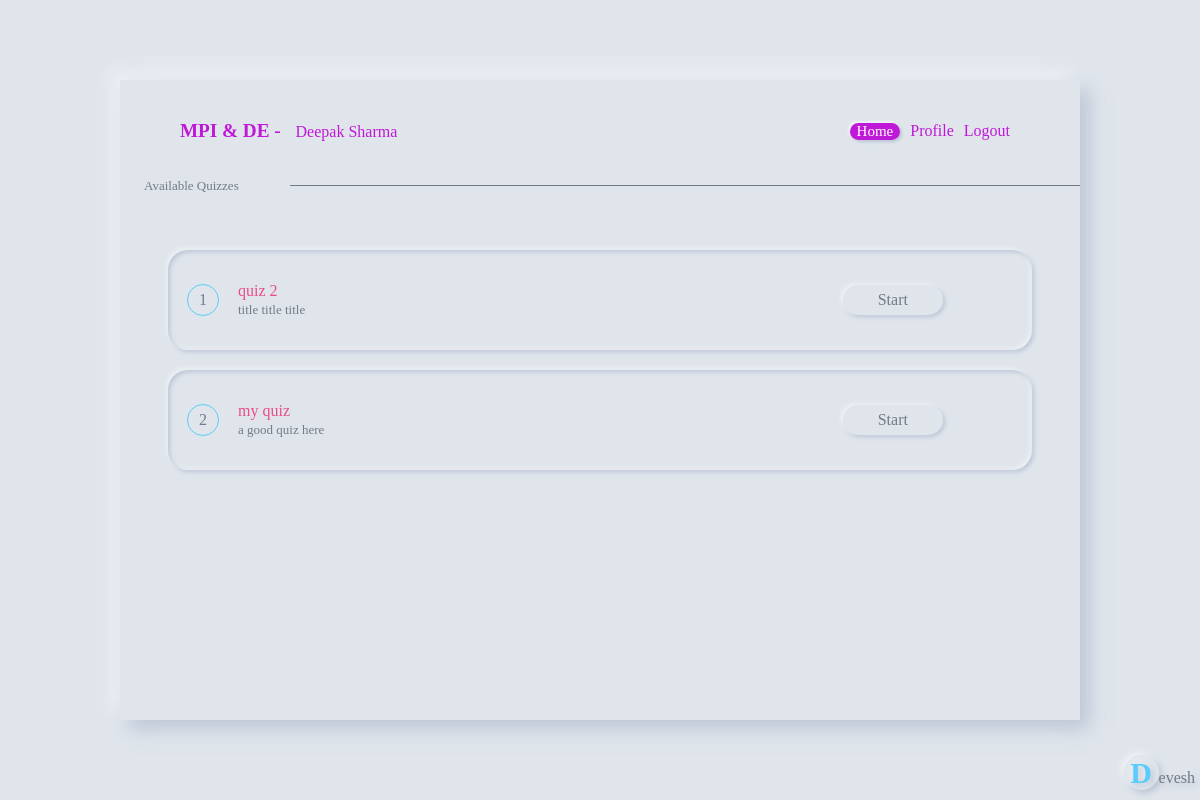
The page / (signed in) on the database its author committed.
### quizApp/models.py (models this page shows, shortened)
class Quiz(models.Model):
    SUB = (
        ('MPI', 'MPI'),
        ('DE', 'DE'),
    )
    name = models.CharField(max_length=50)
    title = models.CharField(max_length=100)
    questions = models.ManyToManyField(Question)
    created = models.DateTimeField(auto_now_add=True)
    is_active = models.BooleanField()
    subject = models.CharField(max_length=5, choices=SUB, default='MPI')
    class Meta:
        verbose_name_plural = 'Quizzes'

### quizApp/views.py (the view)
# urls.py: path('', views.index, name='index'),
@login_required(login_url='/accounts/')
def index(request):
    quizzes = list(Quiz.objects.filter(is_active=True).filter(subject=request.user.last_name).order_by('-created'))
    attempted = list(Attempted.objects.filter(user=request.user).values_list('quiz', flat=True))
    for quiz in Quiz.objects.filter(is_active=True).filter(subject=request.user.last_name).order_by('-created'):
        if quiz.id in attempted:
            quizzes.remove(quiz)
    context = {
        'quizzes': quizzes
    }
    return render(request, 'index.html', context)

### templates/index.html (shortened to what this page needs)
<!DOCTYPE html>
<html lang="en">
<head>
    <link href="https://unpkg.com/aos@2.3.1/dist/aos.css" rel="stylesheet">
</head>
<body>
<div class="container">
    <nav>
        <span>MPI & DE - <span>Deepak Sharma</span></span>
        <ul>
            <li class="active">Home</li>
            <a href="{% url 'profile' %}">
                <li>Profile</li>
            </a>
            <a href="{% url 'logout' %}">
                <li>Logout</li>
            </a>
        </ul>
    </nav>
    <div class="list" data-aos="slide-left">
        <div class="heading">
            <span class="text">Available Quizzes</span>
            <span class="hr"></span>
        </div>
    </div>
    {% for quiz in quizzes %}
        <div class="item" data-aos="zoom-in">
            <div class="serial">
                {{ forloop.counter0|add:1 }}
            </div>
            <div class="title">
                {{ quiz.name }}<br/>
                <span>{{ quiz.title }}</span>
            </div>
            <a href="{% url 'start' quiz.id %}">
                <div class="btn">
                    <span>Start</span>
                </div>
            </a>
        </div>
    {% empty %}
        <div class="empty">Sorry, No Quiz Available Right Now!</div>
    {% endfor %}
</div>
<div class="show-name">
    <span>D</span>evesh
</div>
</body>
</html>

### templates/index.html (style rules this page uses)
* { margin: 0; padding: 0; color: #727B87; }
body { background-color: #e0e5ec; }
.container { position: relative; display: flex; align-items: center; flex-direction: column; width: 80vw; height: 80vh; box-shadow: 9px 9px 18px rgba(163, 177, 198, 0.6), -9px -9px 18px rgba(255, 255, 255, 0.5); transform: translate(10vw, 10vh); overflow-y: scroll; }
nav { width: auto; min-width: 70vw; display: flex; justify-content: space-between; margin: 20px; margin-top: 40px; }
nav span { font-size: larger; font-weight: 900; color: #c018d8; }
ul { list-style: none; display: flex; align-items: center; }
ul li { cursor: pointer; padding-right: 10px; color: #c018d8; transition: all 1s; }
.active { background-color: #c018d8; border-radius: 50px; color: white; padding-right: 7px; padding-left: 7px; margin-right: 10px; font-size: 15px; box-shadow: -2px -2px 3px rgba(255, 255, 255, 0.5), 2px 2px 3px rgba(163, 177, 198, 0.6); }
.list { margin-top: 2vh; margin-bottom: 4vh; width: 100%; height: 5vh; }
.list .heading { display: flex; font-size: small; align-items: center; grid-template-columns: 25% 75%; }
.hr { border: none; border-top: 1px solid #727B87; height: 1px !important; width: calc(100% - 150px); }
.list .heading .text { width: 150px; padding-left: 2vw; text-align: left; }
.item { border-radius: 20px; width: 90%; display: flex; margin-bottom: 20px; padding-top: 10px; padding-bottom: 10px; height: 10vh; align-items: center; box-shadow: inset 2px 2px 4px rgba(163, 177, 198, 0.6), inset -2px -2px 4px rgba(255, 255, 255, 0.5), -2px -2px 4px rgba(255, 255, 255, 0.5), 2px 2px 4px rgba(163, 177, 198, 0.6); }
.serial { position: relative; width: 50px; height: 50px; margin-right: 10px; margin-left: 10px; display: flex; align-items: center; justify-content: center; }
.serial::after { content: ""; height: 30px; width: 30px; border: 1px solid #5accfc; border-radius: 50%; position: absolute; top: 50%; left: 50%; transform: translate(-50%, -50%); }
.title { width: 70%; color: #ea4c89; }
.title span { font-size: small; }
.btn { cursor: pointer; height: 30px; display: flex; align-items: center; justify-content: center; width: 100px; margin-right: 40px; border-radius: 50px; box-shadow: -2px -2px 4px rgba(255, 255, 255, 0.5), 2px 2px 4px rgba(163, 177, 198, 0.6); }
a { text-decoration: none; }
nav span > span { font-weight: normal; font-size: medium; color: #c018d8; padding-left: 10px; }
.show-name { position: absolute; right: 5px; bottom: 5px; margin-top: 10px; width: 80vw; display: flex; height: 40px; align-items: baseline; justify-content: flex-end; text-shadow: -3px -3px 6px rgba(255, 255, 255, 0.5), 3px 3px 6px rgba(163, 177, 198, 0.6); }
.show-name > span { font-size: 30px; font-weight: bolder; box-shadow: -3px -3px 6px rgba(255, 255, 255, 0.5), 3px 3px 6px rgba(163, 177, 198, 0.6); color: #5accfc; width: 35px; height: 35px; display: flex; align-items: center; justify-content: center; border-radius: 50%; }

### rows shown on the page
Quiz: name "quiz 2", title "title title title"
Quiz: name "my quiz", title "a good quiz here"
